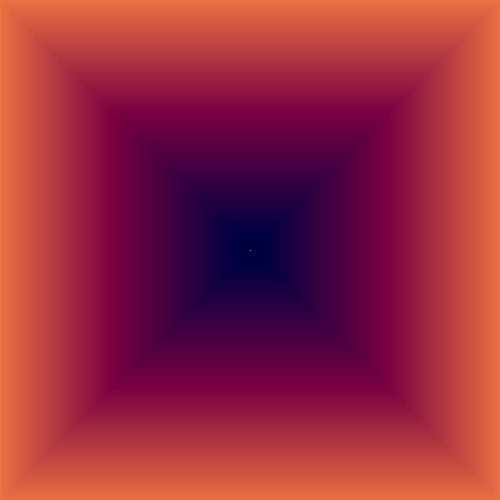
#> input picture auto_gifs/frames/0.png, 500 x 500 px
$ python timer_test.py
#> lines starting #> are read from the running program, lines starting #| are printed output that depends on the picture

from PIL import Image


def frames2gifs():


	background = Image.open("frames/0.png")
#> background is the input picture: PIL image 500x500 RGB; mean R, G, B 150.7, 42.7, 65
	overlay = Image.open("frames/19.png")
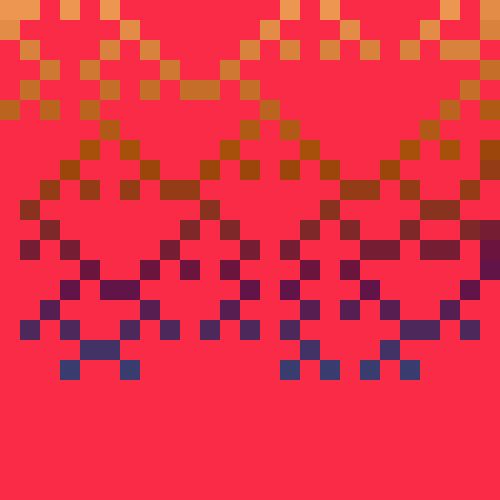
#> input picture auto_gifs/frames/19.png, 500 x 500 px
#> overlay is the input picture: PIL image 500x500 RGBA; mean R, G, B, A 227.8, 49.1, 66.7, 255
	background = background.convert("RGB")
	overlay = overlay.convert("RGB")
#> overlay: PIL image 500x500 RGB
	new_img = Image.blend(background, overlay, 0.5)
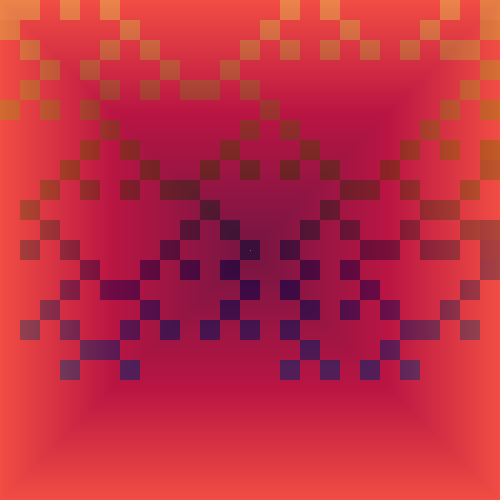
#> new_img: PIL image 500x500 RGB; mean R, G, B 189, 45.6, 65.5
	new_img.save("new.png","PNG")


frames2gifs()
